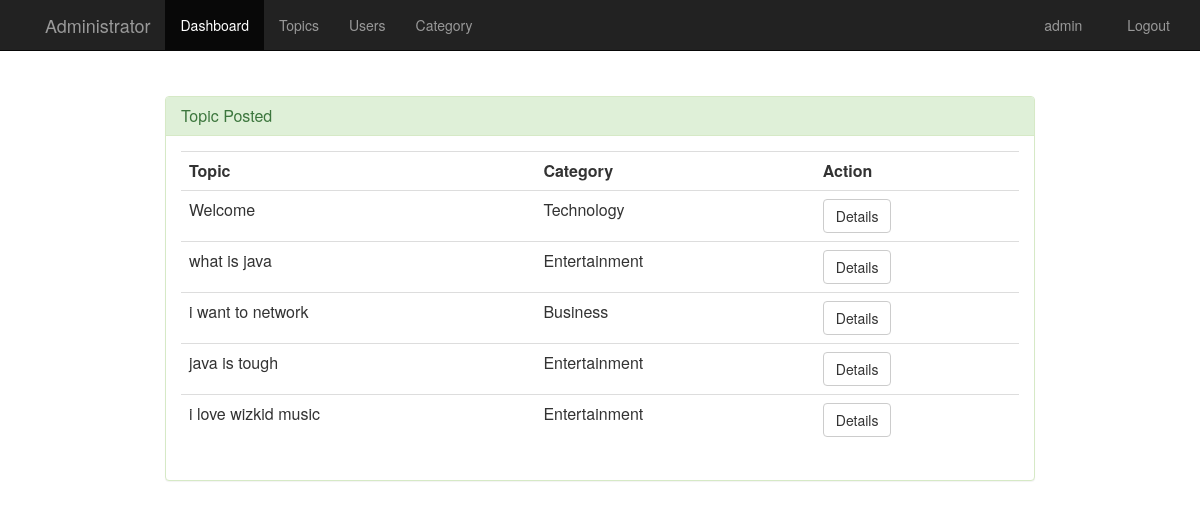
/admin/home.php (signed in), run on the app's committed database.
### tables this page shows
CREATE TABLE `tblpost` (
  `post_Id` int(11) NOT NULL,
  `title` varchar(255) DEFAULT NULL,
  `content` text DEFAULT NULL,
  `datetime` datetime DEFAULT NULL,
  `cat_id` int(12) DEFAULT NULL,
  `user_Id` int(12) DEFAULT NULL
);

CREATE TABLE `category` (
  `cat_id` int(12) NOT NULL,
  `category` varchar(200) DEFAULT NULL
);

### admin/home.php (the view, shortened to what this page needs)
<?php
$uname=$_SESSION['uname'];
?>
<html>
<head>
	<link rel="stylesheet" type="text/css" href="../css/global.css">
	<link rel="stylesheet" type="text/css" href="../css/bootstrap.css">
	<link rel="stylesheet" type="text/css" href="../css/bootstrap.min.css">
    <link href="//netdna.bootstrapcdn.com/font-awesome/4.0.3/css/font-awesome.css" rel="stylesheet">
</head>
<body>
    <nav class="navbar navbar-inverse navbar-fixed-top">
        <div class="container">
            <div class="navbar-header page-scroll">
                <a class="navbar-brand page-scroll" href="home.php"></a>
            </div>
            <div class="navbar-header">
                <a class="navbar-brand" href="home.php">Administrator</a>
            </div>
            <div class="collapse navbar-collapse" id="bs-example-navbar-collapse-1">
                <ul class="nav navbar-nav navbar-left">
                    <li class="active"><a href="home.php"> Dashboard</a></li>
                    <li><a href="post.php"> Topics</a></li>
                    <li><a href="user.php"> Users</a></li>
                    <li><a href="category.php">Category</a></li>
                </ul>
   <ul class="nav navbar-nav navbar-right">
                    <li><a href="#" ><span class="glyphicon glyphicon-user"></span> <?php echo $uname;?></a></li>
                <li ><a href="logout.php"><span class="glyphicon glyphicon-log-out"></span> Logout</a></li>
                </ul>
            </div>
        </div>
    </nav>
        <div class="container" style="margin:8% auto;width:900px;">
            <div class="panel panel-success">
                <div class="panel-heading">
                    <h3 class="panel-title">Topic Posted</h3>
                </div>
                 <div class="panel-body">
            <table class="table table-stripped">
                                <th>Topic</th>
                                <th>Category</th>
                                <th>Action</th>
                            <?php
                            include "../functions/db.php";
                            $sql = $con->prepare("SELECT * FROM tblpost as tp join category as c on tp.cat_id=c.cat_id ORDER BY `datetime` ASC LIMIT 5");
                            $sql->execute();
							$sql->setFetchMode(PDO::FETCH_ASSOC);
                            while($row=$sql->fetch())
                            {
                                $id = $row['post_Id'];
                                echo "<tr>";
                                echo "<td>".$row['title']."</td>";
                                echo "<td>".$row['category']."</td>";
                                 echo "<td>".
                                    "<a href='topic-details.php?post_Id=$id' class='btn btn-default'>Details</a>"
                                    ."</td>";
                                echo "</tr>";
                            }
                            ?>
                            </table>
                     </div>
                </div>
            </div>
	</body>
</html>

### css/global.css (style rules this page uses)
body { background-color: #eee; }

### data on the page
tblpost: title "Welcome", cat.category "Technology"
tblpost: title "what is java", cat.category "Entertainment"
tblpost: title "i want to network", cat.category "Business"
tblpost: title "java is tough", cat.category "Entertainment"
tblpost: title "i love wizkid music", cat.category "Entertainment"

### other printed values
$uname "admin"
